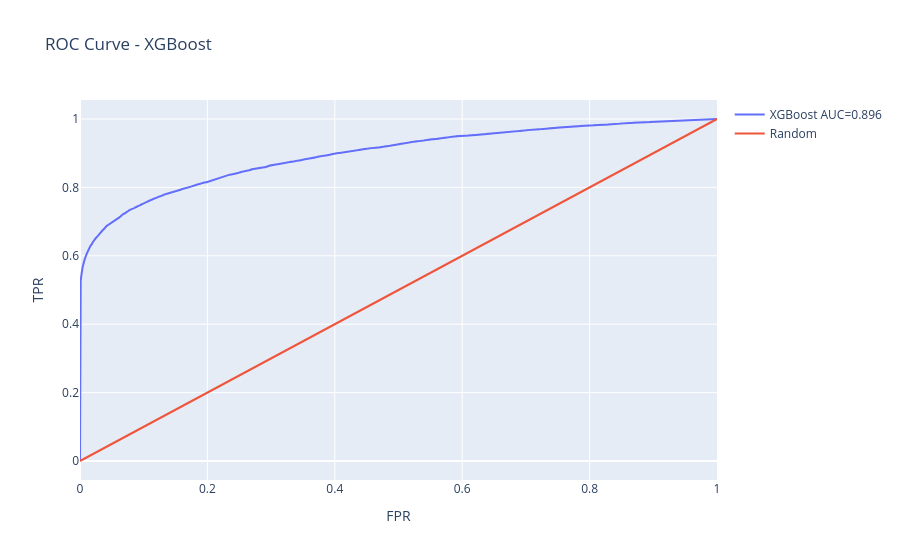

Source (notebook cell):
### Code cell
plot_roc(best_xgb, x_test, y_test, "XGBoost")

### Figure 1 — Plotly figure (JSON) as saved in the notebook; plotly's stock layout.template omitted (floating-point values rounded to 4 significant figures; data arrays with more than 128 entries replaced by an {"elided": "..."} marker saying what was removed)
{"data": [{"mode": "lines", "name": "XGBoost AUC=0.896", "type": "scatter", "x": {"elided": "5670 float values"}, "y": {"elided": "5670 float values"}}, {"mode": "lines", "name": "Random", "type": "scatter", "x": [0, 1], "y": [0, 1]}], "layout": {"title": {"text": "ROC Curve - XGBoost"}, "xaxis": {"title": {"text": "FPR"}}, "yaxis": {"title": {"text": "TPR"}}}}
